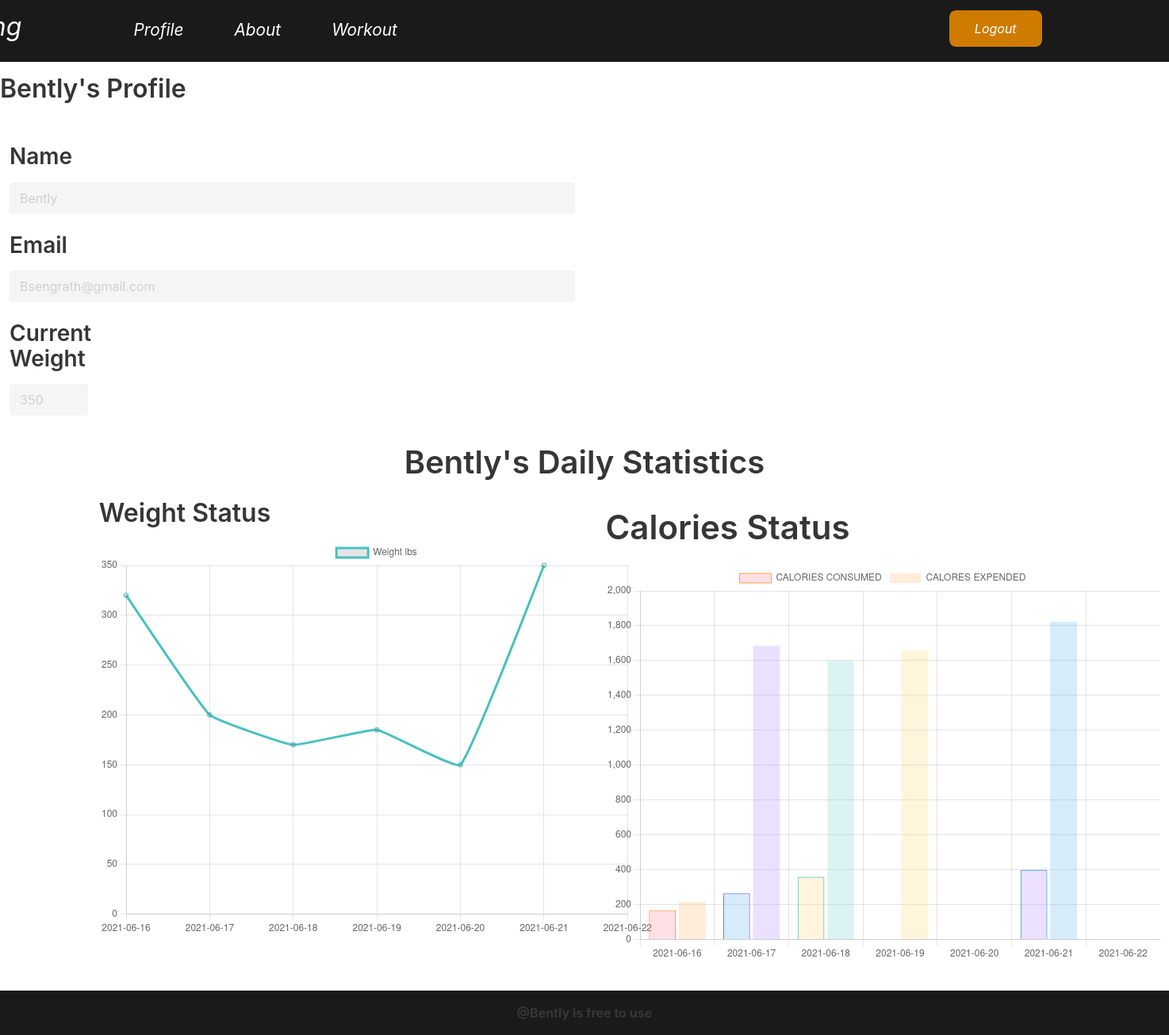
The app's page /profile (signed in), older data.
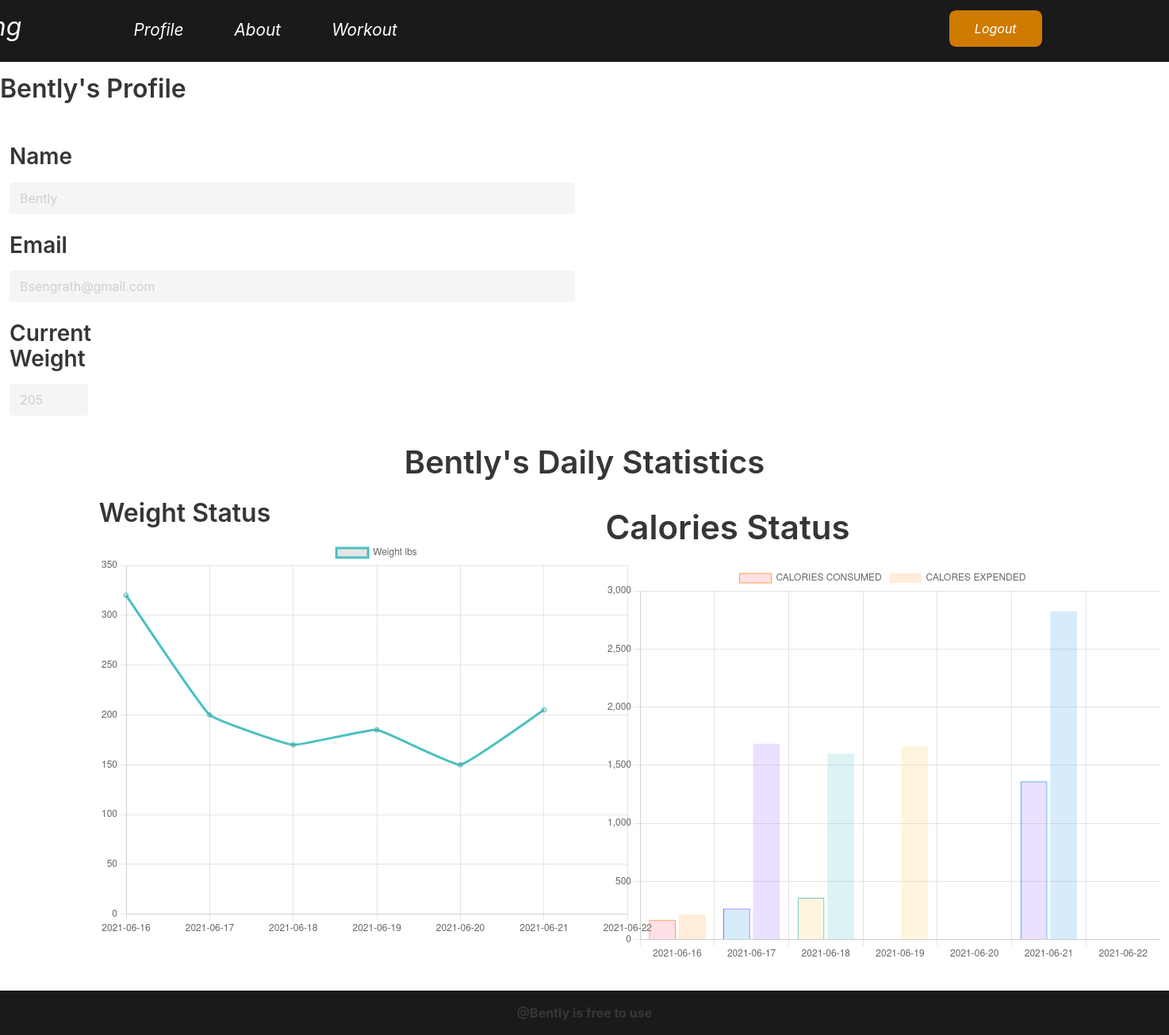
The same page, newer data.
### model.py (models this page shows)
class User(UserMixin, db.Model):
    id = db.Column(db.Integer, primary_key=True)
    name = db.Column(db.String(30))
    email = db.Column(db.String(50))
    password = db.Column(db.String(20))
    weight = db.Column(db.Integer)
    Statistics = db.relationship('Statistics', backref='user', lazy='dynamic')
    stat_weight = db.relationship('stat_weight', backref='user', lazy='dynamic')

### views.py (the view)
@main.route('/profile')
@login_required
def profile():
    global isLog
    isLog = True
    push_st_date = []
    combine_date_weight = {}
    calories_dict = {}
    cal_consumed_list = {}
    cal_expended_list = {}
    stat = Statistics.query.all()
    user_stat_weight = stat_weight.query.all()
    avg_BMR = 1600
    weeklength = 7
    for i in range(weeklength):
        pastdate = str(datetime.now() - timedelta(days = i))
        push_st_date.append(pastdate[0:10])
    push_st_date.sort(reverse=False)
    for userweight in  user_stat_weight:
        totalcal = 0
        for date in push_st_date:
            if current_user.id == userweight.fk_id and str(userweight.Stat_DATE) == date:
                combine_date_weight[date] = userweight.Weight
    for x in stat:
        for date in push_st_date:
            if current_user.id == x.fk__UserID and str(x.stat_Date) == date:
                cal_consumed_list[str(x.stat_Date)] = x.Total_Calories_Consumed
                cal_expended_list[str(x.stat_Date)] = x.total_Calories_expended
    print(calories_dict)
    return render_template('profile.html', name = current_user, isLogin = isLog, labels = push_st_date,
                points = combine_date_weight, calories_consumed_chart = cal_consumed_list,
                calories_expended_chart = cal_expended_list)

### __init__.py (called while the page is built)
def create_app():
    app = Flask(__name__)
    app.config['SECRET_KEY'] = 'Sal'
    app.config['SQLALCHEMY_DATABASE_URI'] = 'sqlite:///database.db'
    db.init_app(app)
    login_manager = LoginManager()
    login_manager.login_view = 'auth.login'
    login_manager.init_app(app)
    from .model import User
    from .views import main
    app.register_blueprint(main)
    from .auth import auth
    app.register_blueprint(auth)
    @login_manager.user_loader
    def load_user(user_id):
        return User.query.get(int(user_id))
    return app

### templates/Profile.html (shortened to what this page needs)
{% extends "base.html" %}
{% block content %}
<div class= "columns">
  <div class="column">
    <div class = "content level-left mt-4">
      <h1 >{{name.name}}'s Profile</h1>
    </div>
      <div class="control column is-half">
        <div class = "content">
          <h2>Name</h2>
          <input id = "name" class="column input" type="text" placeholder={{name.name}} reandonly disabled>
        </div>
      </div>
      <div class="control column is-half">
        <div class = "content">
          <h2>Email</h2>
          <input id = "name2" class="column input" type="text" placeholder={{name.email}} reandonly disabled>
        </div>
      </div>
      <div class="control column is-1">
        <div class = "content">
          <h2>Current Weight</h2>
          <input id = "name3" class="column input" type="text" placeholder={{name.weight}} reandonly disabled>
        </div>
      </div>
  </div>
</div>
<div class ="content is-medium">
  <h1 class ="level-item has-text-centered">{{ name.name }}'s Daily Statistics</h1>
  </div>
  <div class = 'columns'>
    <div class="column content is-3 is-offset-1">
      <h1>Weight Status</h1>
      <canvas id="lineChart" width ="700" height ="500"></canvas>
      <script>
        var ctx = document.getElementById('lineChart').getContext("2d");
        var lineChart = new Chart(ctx, {
          type: "line",
          data: {
            labels: {{ labels | safe }},
            datasets: [
              {
                label: "Weight lbs",
                data: {{ points | safe }},
                fill: false,
                borderColor: "rgb(75, 192, 192)",
                lineTension: 0.1
              }
            ]
          },
          options: {
            responsive: false,
            scales: {
              y: {
                  beginAtZero: true,
                  suggestedMax: 300
              }
          }
          }
        });
      </script>
    </div>
      <div class = "column is-10 content is-large ml-6">
          <div class = 'column is-10 is-offset-2'>
            <h2 class= "content">Calories Status</h2>
          <canvas id="barChart" width = "700" height = "500"></canvas>
      </div>
  </div>
    </div>
{% endblock %}

### templates/base.html (shortened to what this page needs)
<!DOCTYPE html>
<html>
    <head>
      {%block head%}
        <link rel="stylesheet" href="https://cdn.jsdelivr.net/npm/bulma@0.9.2/css/bulma.min.css">
        <link rel="stylesheet" type="text/css" href="{{url_for('static', filename='css/Home.css')}}">
      {% endblock %}
    </head>
<body>
    <nav class="Nav">
        <div class="logo"><a href = "{{ url_for('main.index') }}">PrimeLifting</a></div>
        <div class = "NavBarLinks">
          <ul>
                <li><a href= "{{ url_for('main.profile') }}">Profile</a></li>
                <li><a href= "{{ url_for('main.about') }}">About</a></li>
                <li><a href= "{{ url_for('main.Workout') }}">Workout</a></li>
          </ul>
        </div>
        <div class = 'login1' onclick="hidebutton()">
          {%if isLogin == True %}
          <a id ='navlog' href= "{{ url_for('auth.logout') }}">Logout</a>
          {%else %}
            <a id ='navlog' href= "{{ url_for('auth.login') }}">Login</a>
            <a id = 'navlog' href= "{{ url_for('auth.signup') }}">Sign-Up</a>
            {%endif %}
        </div>
    </nav>
    {% block content %}
    {% endblock %}
    <footer class="footer">
      <div class="content has-text-centered">
        <p>
          <strong>@Bently is free to use</strong>
      </div>
    </footer>
</body>
</html>

### static/css/Home.css (style rules this page uses)
* { margin: 0; padding: 0; box-sizing: border-box; }
body { background-color: white; }
.Nav { padding: 0.1rem; font-style: italic; background-color: #1A1A1A; font-size: 0.7rem; display: flex; justify-content: center; }
.logo { position:absolute; font-size: 2rem; font-style: italic; margin-right: 100rem; margin-top: 0.5rem; }
.logo a { color:white; text-decoration: none; }
#navlog { margin-top: 0.7rem; font-size: 1rem; }
.login1 { margin-left: -10rem; }
.login1 a { display: inline-block; margin-left: 3rem; padding: 0.7rem 2rem; background-color: rgb(206, 123, 0); border-radius: 8px; outline-style: solid; outline-color:#1A1A1A; text-decoration: none; color:white; }
.NavBarLinks { margin-right: 50rem; margin-top: .75rem; }
.NavBarLinks ul { display: flex; margin: 0; padding: 0; white-space: nowrap; column-gap: 3rem; margin-bottom: 1rem; }
.NavBarLinks ul li { list-style: none; padding: 0.5rem; white-space: nowrap; }
.NavBarLinks ul li a { color: white; font-size: 1.3rem; text-decoration: none; }
.footer { padding: 1em; width: 100%; bottom:0; left:0; right:0; background-color: #1A1A1A; color: white; text-align: center; align-content: center; }

Row changes from the older to the newer data that the page shows:
changed User "Bently": weight "350" → "205"
Text that changed along with them:
chart data {{ points | safe }}: {'2021-06-16': 320, '2021-06-17': 200, '2021-06-18': 170, '2021-06-19': 185, '2021-06-20': 150, '2021-06-21': 350} → {'2021-06-16': 320, '2021-06-17': 200, '2021-06-18': 170, '2021-06-19': 185, '2021-06-20': 150, '2021-06-21': 205}
chart data {{ calories_consumed_chart  | safe }}: {'2021-06-16': 169.05, '2021-06-17': 266, '2021-06-18': 360, '2021-06-19': 0, '2021-06-21': 400} → {'2021-06-16': 169.05, '2021-06-17': 266, '2021-06-18': 360, '2021-06-19': 0, '2021-06-21': 1360}
chart data {{ calories_expended_chart | safe }}: {'2021-06-16': 214.95, '2021-06-17': 1684.74568, '2021-06-18': 1600, '2021-06-19': 1660, '2021-06-21': 1822} → {'2021-06-16': 214.95, '2021-06-17': 1684.74568, '2021-06-18': 1600, '2021-06-19': 1660, '2021-06-21': 2824}
